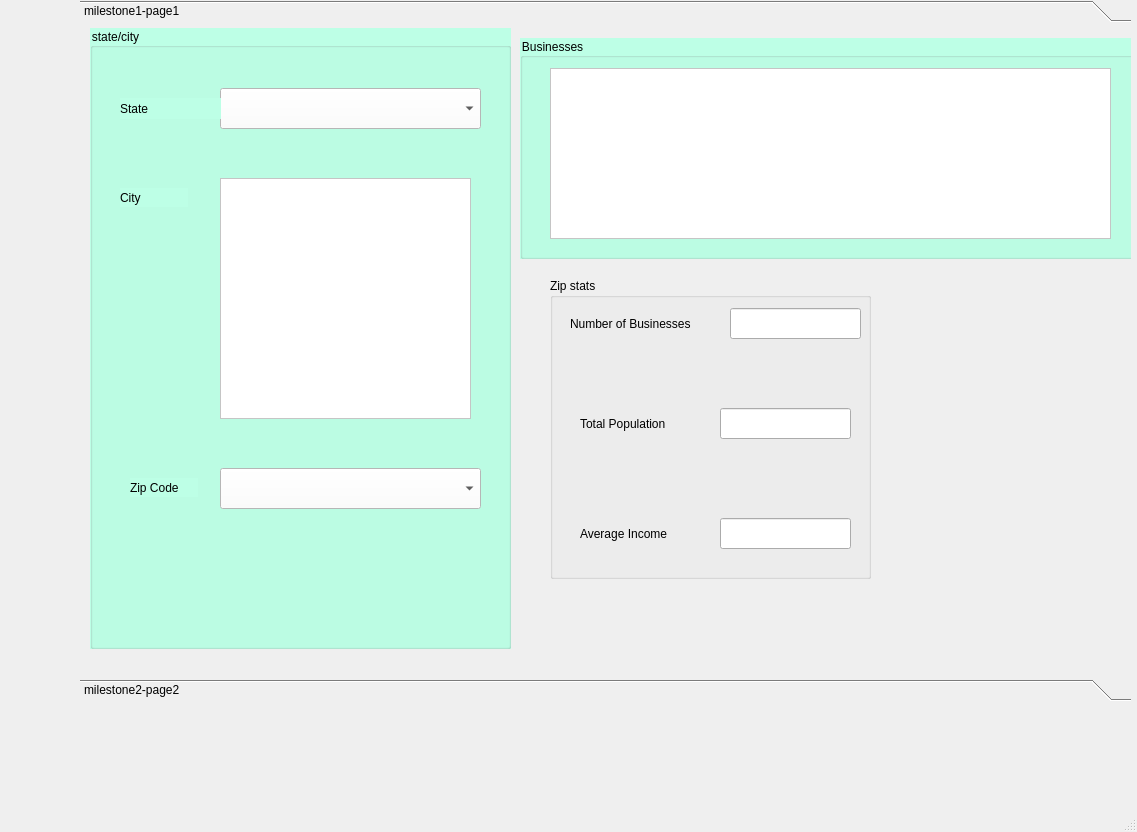
<?xml version="1.0" encoding="UTF-8"?>
<ui version="4.0">
 <class>MainWindow</class>
 <widget class="QMainWindow" name="MainWindow">
  <property name="geometry">
   <rect>
    <x>0</x>
    <y>0</y>
    <width>1137</width>
    <height>832</height>
   </rect>
  </property>
  <property name="windowTitle">
   <string>MainWindow</string>
  </property>
  <widget class="QWidget" name="centralwidget">
   <widget class="QToolBox" name="toolBox">
    <property name="geometry">
     <rect>
      <x>80</x>
      <y>0</y>
      <width>1051</width>
      <height>701</height>
     </rect>
    </property>
    <property name="styleSheet">
     <string notr="true">font: 12pt &quot;Bell MT&quot;;
border-color: rgb(130, 159, 255);
</string>
    </property>
    <property name="currentIndex">
     <number>0</number>
    </property>
    <widget class="QWidget" name="widget">
     <property name="geometry">
      <rect>
       <x>0</x>
       <y>0</y>
       <width>1051</width>
       <height>637</height>
      </rect>
     </property>
     <attribute name="label">
      <string>milestone1-page1</string>
     </attribute>
     <widget class="QGroupBox" name="state_city">
      <property name="geometry">
       <rect>
        <x>10</x>
        <y>0</y>
        <width>421</width>
        <height>621</height>
       </rect>
      </property>
      <property name="styleSheet">
       <string notr="true">background-color: rgb(189, 255, 230);</string>
      </property>
      <property name="title">
       <string>state/city</string>
      </property>
      <widget class="QComboBox" name="stateList">
       <property name="geometry">
        <rect>
         <x>130</x>
         <y>60</y>
         <width>261</width>
         <height>41</height>
        </rect>
       </property>
       <property name="styleSheet">
        <string notr="true">background-color: rgb(255, 255, 255);
font: 10pt &quot;MS Shell Dlg 2&quot;;</string>
       </property>
      </widget>
      <widget class="QLabel" name="label">
       <property name="geometry">
        <rect>
         <x>30</x>
         <y>70</y>
         <width>101</width>
         <height>21</height>
        </rect>
       </property>
       <property name="text">
        <string>State</string>
       </property>
      </widget>
      <widget class="QLabel" name="label_2">
       <property name="geometry">
        <rect>
         <x>30</x>
         <y>160</y>
         <width>68</width>
         <height>19</height>
        </rect>
       </property>
       <property name="text">
        <string>City</string>
       </property>
      </widget>
      <widget class="QListWidget" name="cityList">
       <property name="geometry">
        <rect>
         <x>130</x>
         <y>150</y>
         <width>251</width>
         <height>241</height>
        </rect>
       </property>
       <property name="styleSheet">
        <string notr="true">background-color: rgb(255, 255, 255);
font: 10pt &quot;MS Shell Dlg 2&quot;;</string>
       </property>
      </widget>
      <widget class="QLabel" name="label_5">
       <property name="geometry">
        <rect>
         <x>40</x>
         <y>450</y>
         <width>68</width>
         <height>19</height>
        </rect>
       </property>
       <property name="text">
        <string>Zip Code</string>
       </property>
      </widget>
      <widget class="QComboBox" name="zipList">
       <property name="geometry">
        <rect>
         <x>130</x>
         <y>440</y>
         <width>261</width>
         <height>41</height>
        </rect>
       </property>
       <property name="styleSheet">
        <string notr="true">background-color: rgb(255, 255, 255);
font: 10pt &quot;MS Shell Dlg 2&quot;;</string>
       </property>
      </widget>
     </widget>
     <widget class="QGroupBox" name="business">
      <property name="geometry">
       <rect>
        <x>440</x>
        <y>10</y>
        <width>631</width>
        <height>221</height>
       </rect>
      </property>
      <property name="styleSheet">
       <string notr="true">background-color: rgb(189, 255, 230);</string>
      </property>
      <property name="title">
       <string>Businesses</string>
      </property>
      <widget class="QTableWidget" name="businessTable">
       <property name="geometry">
        <rect>
         <x>30</x>
         <y>30</y>
         <width>561</width>
         <height>171</height>
        </rect>
       </property>
       <property name="styleSheet">
        <string notr="true">background-color: rgb(255, 255, 255);
font: 10pt &quot;MS Shell Dlg 2&quot;;</string>
       </property>
       <attribute name="horizontalHeaderStretchLastSection">
        <bool>true</bool>
       </attribute>
       <attribute name="verticalHeaderVisible">
        <bool>false</bool>
       </attribute>
      </widget>
     </widget>
     <widget class="QGroupBox" name="groupBox_3">
      <property name="geometry">
       <rect>
        <x>470</x>
        <y>250</y>
        <width>321</width>
        <height>301</height>
       </rect>
      </property>
      <property name="title">
       <string>Zip stats</string>
      </property>
      <widget class="QLabel" name="label_13">
       <property name="geometry">
        <rect>
         <x>20</x>
         <y>30</y>
         <width>161</width>
         <height>31</height>
        </rect>
       </property>
       <property name="text">
        <string>Number of Businesses</string>
       </property>
      </widget>
      <widget class="QLabel" name="label_14">
       <property name="geometry">
        <rect>
         <x>30</x>
         <y>130</y>
         <width>161</width>
         <height>31</height>
        </rect>
       </property>
       <property name="text">
        <string>Total Population</string>
       </property>
      </widget>
      <widget class="QLabel" name="label_15">
       <property name="geometry">
        <rect>
         <x>30</x>
         <y>240</y>
         <width>161</width>
         <height>31</height>
        </rect>
       </property>
       <property name="text">
        <string>Average Income</string>
       </property>
      </widget>
      <widget class="QLineEdit" name="numBus">
       <property name="geometry">
        <rect>
         <x>180</x>
         <y>30</y>
         <width>131</width>
         <height>31</height>
        </rect>
       </property>
       <property name="readOnly">
        <bool>true</bool>
       </property>
      </widget>
      <widget class="QLineEdit" name="pop">
       <property name="geometry">
        <rect>
         <x>170</x>
         <y>130</y>
         <width>131</width>
         <height>31</height>
        </rect>
       </property>
       <property name="readOnly">
        <bool>true</bool>
       </property>
      </widget>
      <widget class="QLineEdit" name="avg">
       <property name="geometry">
        <rect>
         <x>170</x>
         <y>240</y>
         <width>131</width>
         <height>31</height>
        </rect>
       </property>
       <property name="readOnly">
        <bool>true</bool>
       </property>
      </widget>
     </widget>
    </widget>
    <widget class="QWidget" name="widget">
     <property name="geometry">
      <rect>
       <x>0</x>
       <y>0</y>
       <width>1051</width>
       <height>637</height>
      </rect>
     </property>
     <attribute name="label">
      <string>milestone2-page2</string>
     </attribute>
     <widget class="QGroupBox" name="groupBox">
      <property name="geometry">
       <rect>
        <x>0</x>
        <y>0</y>
        <width>1081</width>
        <height>651</height>
       </rect>
      </property>
      <property name="title">
       <string>Search Business by Name</string>
      </property>
      <widget class="QLabel" name="label_3">
       <property name="geometry">
        <rect>
         <x>30</x>
         <y>60</y>
         <width>231</width>
         <height>51</height>
        </rect>
       </property>
       <property name="text">
        <string>Enter Business Name:</string>
       </property>
      </widget>
      <widget class="QLabel" name="label_4">
       <property name="geometry">
        <rect>
         <x>30</x>
         <y>550</y>
         <width>231</width>
         <height>51</height>
        </rect>
       </property>
       <property name="text">
        <string>City for the Business:</string>
       </property>
      </widget>
      <widget class="QLineEdit" name="bname">
       <property name="geometry">
        <rect>
         <x>260</x>
         <y>70</y>
         <width>381</width>
         <height>41</height>
        </rect>
       </property>
       <property name="text">
        <string/>
       </property>
      </widget>
      <widget class="QListWidget" name="businesses">
       <property name="geometry">
        <rect>
         <x>260</x>
         <y>130</y>
         <width>381</width>
         <height>401</height>
        </rect>
       </property>
      </widget>
      <widget class="QLineEdit" name="bcity">
       <property name="geometry">
        <rect>
         <x>260</x>
         <y>570</y>
         <width>391</width>
         <height>31</height>
        </rect>
       </property>
       <property name="readOnly">
        <bool>true</bool>
       </property>
      </widget>
      <widget class="QGroupBox" name="business_3">
       <property name="geometry">
        <rect>
         <x>670</x>
         <y>100</y>
         <width>401</width>
         <height>471</height>
        </rect>
       </property>
       <property name="styleSheet">
        <string notr="true"/>
       </property>
       <property name="title">
        <string/>
       </property>
       <widget class="QTableWidget" name="catTable">
        <property name="geometry">
         <rect>
          <x>20</x>
          <y>30</y>
          <width>341</width>
          <height>401</height>
         </rect>
        </property>
        <property name="styleSheet">
         <string notr="true">background-color: rgb(255, 255, 255);
font: 10pt &quot;MS Shell Dlg 2&quot;;</string>
        </property>
        <attribute name="horizontalHeaderStretchLastSection">
         <bool>true</bool>
        </attribute>
        <attribute name="verticalHeaderVisible">
         <bool>false</bool>
        </attribute>
       </widget>
      </widget>
      <widget class="QGroupBox" name="groupBox_4">
       <property name="geometry">
        <rect>
         <x>710</x>
         <y>-20</y>
         <width>291</width>
         <height>171</height>
        </rect>
       </property>
       <property name="title">
        <string>GroupBox</string>
       </property>
       <widget class="QComboBox" name="catList">
        <property name="geometry">
         <rect>
          <x>10</x>
          <y>80</y>
          <width>261</width>
          <height>41</height>
         </rect>
        </property>
        <property name="styleSheet">
         <string notr="true">background-color: rgb(255, 255, 255);
font: 10pt &quot;MS Shell Dlg 2&quot;;</string>
        </property>
       </widget>
       <widget class="QLabel" name="label_16">
        <property name="geometry">
         <rect>
          <x>30</x>
          <y>50</y>
          <width>221</width>
          <height>31</height>
         </rect>
        </property>
        <property name="styleSheet">
         <string notr="true">font: 75 14pt &quot;MS Shell Dlg 2&quot;;</string>
        </property>
        <property name="text">
         <string>          Categories </string>
        </property>
       </widget>
      </widget>
      <widget class="QLineEdit" name="bcity_2">
       <property name="geometry">
        <rect>
         <x>680</x>
         <y>570</y>
         <width>391</width>
         <height>31</height>
        </rect>
       </property>
       <property name="readOnly">
        <bool>true</bool>
       </property>
      </widget>
     </widget>
    </widget>
   </widget>
  </widget>
  <widget class="QMenuBar" name="menubar">
   <property name="geometry">
    <rect>
     <x>0</x>
     <y>0</y>
     <width>1137</width>
     <height>21</height>
    </rect>
   </property>
  </widget>
  <widget class="QStatusBar" name="statusbar"/>
 </widget>
 <resources/>
 <connections/>
</ui>
